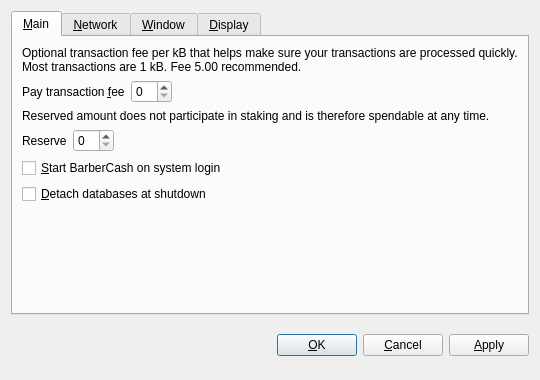
<?xml version="1.0" encoding="UTF-8"?>
<ui version="4.0">
 <class>OptionsDialog</class>
 <widget class="QDialog" name="OptionsDialog">
  <property name="geometry">
   <rect>
    <x>0</x>
    <y>0</y>
    <width>540</width>
    <height>380</height>
   </rect>
  </property>
  <property name="windowTitle">
   <string>Options</string>
  </property>
  <property name="modal">
   <bool>true</bool>
  </property>
  <layout class="QVBoxLayout" name="verticalLayout">
   <item>
    <widget class="QTabWidget" name="tabWidget">
     <property name="tabPosition">
      <enum>QTabWidget::North</enum>
     </property>
     <property name="currentIndex">
      <number>0</number>
     </property>
     <widget class="QWidget" name="tabMain">
      <attribute name="title">
       <string>&amp;Main</string>
      </attribute>
      <layout class="QVBoxLayout" name="verticalLayout_Main">
       <item>
        <widget class="QLabel" name="transactionFeeInfoLabel">
         <property name="text">
          <string>Optional transaction fee per kB that helps make sure your transactions are processed quickly. Most transactions are 1 kB. Fee 5.00 recommended.</string>
         </property>
         <property name="textFormat">
          <enum>Qt::PlainText</enum>
         </property>
         <property name="wordWrap">
          <bool>true</bool>
         </property>
        </widget>
       </item>
       <item>
        <layout class="QHBoxLayout" name="horizontalLayoutFee">
         <item>
          <widget class="QLabel" name="transactionFeeLabel">
           <property name="text">
            <string>Pay transaction &amp;fee</string>
           </property>
           <property name="textFormat">
            <enum>Qt::PlainText</enum>
           </property>
           <property name="buddy">
            <cstring>transactionFee</cstring>
           </property>
          </widget>
         </item>
         <item>
          <widget class="BitcoinAmountField" name="transactionFee"/>
         </item>
         <item>
          <spacer name="horizontalSpacerFee">
           <property name="orientation">
            <enum>Qt::Horizontal</enum>
           </property>
           <property name="sizeHint" stdset="0">
            <size>
             <width>40</width>
             <height>20</height>
            </size>
           </property>
          </spacer>
         </item>
        </layout>
       </item>
       <item>
        <widget class="QLabel" name="reserveBalanceInfoLabel">
         <property name="text">
          <string>Reserved amount does not participate in staking and is therefore spendable at any time.</string>
         </property>
         <property name="textFormat">
          <enum>Qt::PlainText</enum>
         </property>
         <property name="wordWrap">
          <bool>true</bool>
         </property>
        </widget>
       </item>
       <item>
        <layout class="QHBoxLayout" name="horizontalLayoutReserveBalance">
         <item>
          <widget class="QLabel" name="reserveBalanceLabel">
           <property name="text">
            <string>Reserve</string>
           </property>
           <property name="textFormat">
            <enum>Qt::PlainText</enum>
           </property>
           <property name="buddy">
            <cstring>reserveBalance</cstring>
           </property>
          </widget>
         </item>
         <item>
          <widget class="BitcoinAmountField" name="reserveBalance"/>
         </item>
         <item>
          <spacer name="horizontalSpacerReserveBalance">
           <property name="orientation">
            <enum>Qt::Horizontal</enum>
           </property>
           <property name="sizeHint" stdset="0">
            <size>
             <width>40</width>
             <height>20</height>
            </size>
           </property>
          </spacer>
         </item>
        </layout>
       </item>
       <item>
        <widget class="QCheckBox" name="bitcoinAtStartup">
         <property name="toolTip">
          <string>Automatically start BarberCash after logging in to the system.</string>
         </property>
         <property name="text">
          <string>&amp;Start BarberCash on system login</string>
         </property>
        </widget>
       </item>
       <item>
        <widget class="QCheckBox" name="detachDatabases">
         <property name="toolTip">
          <string>Detach block and address databases at shutdown. This means they can be moved to another data directory, but it slows down shutdown. The wallet is always detached.</string>
         </property>
         <property name="text">
          <string>&amp;Detach databases at shutdown</string>
         </property>
        </widget>
       </item>
       <item>
        <spacer name="verticalSpacer_Main">
         <property name="orientation">
          <enum>Qt::Vertical</enum>
         </property>
         <property name="sizeHint" stdset="0">
          <size>
           <width>20</width>
           <height>40</height>
          </size>
         </property>
        </spacer>
       </item>
      </layout>
     </widget>
     <widget class="QWidget" name="tabNetwork">
      <attribute name="title">
       <string>&amp;Network</string>
      </attribute>
      <layout class="QVBoxLayout" name="verticalLayout_Network">
       <item>
        <widget class="QCheckBox" name="mapPortUpnp">
         <property name="toolTip">
          <string>Automatically open the BarberCash client port on the router. This only works when your router supports UPnP and it is enabled.</string>
         </property>
         <property name="text">
          <string>Map port using &amp;UPnP</string>
         </property>
        </widget>
       </item>
       <item>
        <widget class="QCheckBox" name="connectSocks">
         <property name="toolTip">
          <string>Connect to the BarberCash network through a SOCKS proxy (e.g. when connecting through Tor).</string>
         </property>
         <property name="text">
          <string>&amp;Connect through SOCKS proxy:</string>
         </property>
        </widget>
       </item>
       <item>
        <layout class="QHBoxLayout" name="horizontalLayout_Network">
         <item>
          <widget class="QLabel" name="proxyIpLabel">
           <property name="text">
            <string>Proxy &amp;IP:</string>
           </property>
           <property name="textFormat">
            <enum>Qt::PlainText</enum>
           </property>
           <property name="buddy">
            <cstring>proxyIp</cstring>
           </property>
          </widget>
         </item>
         <item>
          <widget class="QValidatedLineEdit" name="proxyIp">
           <property name="maximumSize">
            <size>
             <width>140</width>
             <height>16777215</height>
            </size>
           </property>
           <property name="toolTip">
            <string>IP address of the proxy (e.g. 127.0.0.1)</string>
           </property>
          </widget>
         </item>
         <item>
          <widget class="QLabel" name="proxyPortLabel">
           <property name="text">
            <string>&amp;Port:</string>
           </property>
           <property name="textFormat">
            <enum>Qt::PlainText</enum>
           </property>
           <property name="buddy">
            <cstring>proxyPort</cstring>
           </property>
          </widget>
         </item>
         <item>
          <widget class="QLineEdit" name="proxyPort">
           <property name="maximumSize">
            <size>
             <width>55</width>
             <height>16777215</height>
            </size>
           </property>
           <property name="toolTip">
            <string>Port of the proxy (e.g. 9050)</string>
           </property>
          </widget>
         </item>
         <item>
          <widget class="QLabel" name="socksVersionLabel">
           <property name="text">
            <string>SOCKS &amp;Version:</string>
           </property>
           <property name="textFormat">
            <enum>Qt::PlainText</enum>
           </property>
           <property name="buddy">
            <cstring>socksVersion</cstring>
           </property>
          </widget>
         </item>
         <item>
          <widget class="QValueComboBox" name="socksVersion">
           <property name="toolTip">
            <string>SOCKS version of the proxy (e.g. 5)</string>
           </property>
          </widget>
         </item>
         <item>
          <spacer name="horizontalSpacer_Network">
           <property name="orientation">
            <enum>Qt::Horizontal</enum>
           </property>
           <property name="sizeHint" stdset="0">
            <size>
             <width>40</width>
             <height>20</height>
            </size>
           </property>
          </spacer>
         </item>
        </layout>
       </item>
       <item>
        <spacer name="verticalSpacer_Network">
         <property name="orientation">
          <enum>Qt::Vertical</enum>
         </property>
         <property name="sizeHint" stdset="0">
          <size>
           <width>20</width>
           <height>40</height>
          </size>
         </property>
        </spacer>
       </item>
      </layout>
     </widget>
     <widget class="QWidget" name="tabWindow">
      <attribute name="title">
       <string>&amp;Window</string>
      </attribute>
      <layout class="QVBoxLayout" name="verticalLayout_Window">
       <item>
        <widget class="QCheckBox" name="minimizeToTray">
         <property name="toolTip">
          <string>Show only a tray icon after minimizing the window.</string>
         </property>
         <property name="text">
          <string>&amp;Minimize to the tray instead of the taskbar</string>
         </property>
        </widget>
       </item>
       <item>
        <widget class="QCheckBox" name="minimizeOnClose">
         <property name="toolTip">
          <string>Minimize instead of exit the application when the window is closed. When this option is enabled, the application will be closed only after selecting Quit in the menu.</string>
         </property>
         <property name="text">
          <string>M&amp;inimize on close</string>
         </property>
        </widget>
       </item>
       <item>
        <spacer name="verticalSpacer_Window">
         <property name="orientation">
          <enum>Qt::Vertical</enum>
         </property>
         <property name="sizeHint" stdset="0">
          <size>
           <width>20</width>
           <height>40</height>
          </size>
         </property>
        </spacer>
       </item>
      </layout>
     </widget>
     <widget class="QWidget" name="tabDisplay">
      <attribute name="title">
       <string>&amp;Display</string>
      </attribute>
      <layout class="QVBoxLayout" name="verticalLayout_Display">
       <item>
        <layout class="QHBoxLayout" name="horizontalLayout_1_Display">
         <item>
          <widget class="QLabel" name="langLabel">
           <property name="text">
            <string>User Interface &amp;language:</string>
           </property>
           <property name="textFormat">
            <enum>Qt::PlainText</enum>
           </property>
           <property name="buddy">
            <cstring>lang</cstring>
           </property>
          </widget>
         </item>
         <item>
          <widget class="QValueComboBox" name="lang">
           <property name="toolTip">
            <string>The user interface language can be set here. This setting will take effect after restarting BarberCash.</string>
           </property>
          </widget>
         </item>
        </layout>
       </item>
       <item>
        <layout class="QHBoxLayout" name="horizontalLayout_2_Display">
         <item>
          <widget class="QLabel" name="unitLabel">
           <property name="text">
            <string>&amp;Unit to show amounts in:</string>
           </property>
           <property name="textFormat">
            <enum>Qt::PlainText</enum>
           </property>
           <property name="buddy">
            <cstring>unit</cstring>
           </property>
          </widget>
         </item>
         <item>
          <widget class="QValueComboBox" name="unit">
           <property name="toolTip">
            <string>Choose the default subdivision unit to show in the interface and when sending coins.</string>
           </property>
          </widget>
         </item>
        </layout>
       </item>
       <item>
        <widget class="QCheckBox" name="displayAddresses">
         <property name="toolTip">
          <string>Whether to show BarberCash addresses in the transaction list or not.</string>
         </property>
         <property name="text">
          <string>&amp;Display addresses in transaction list</string>
         </property>
        </widget>
       </item>
       <item>
        <widget class="QCheckBox" name="coinControlFeatures">
         <property name="toolTip">
          <string>Whether to show coin control features or not.</string>
         </property>
         <property name="text">
          <string>Display coin &amp;control features (experts only!)</string>
         </property>
        </widget>
       </item>
       <item>
        <spacer name="verticalSpacer_Display">
         <property name="orientation">
          <enum>Qt::Vertical</enum>
         </property>
         <property name="sizeHint" stdset="0">
          <size>
           <width>20</width>
           <height>40</height>
          </size>
         </property>
        </spacer>
       </item>
      </layout>
     </widget>
    </widget>
   </item>
   <item>
    <layout class="QHBoxLayout" name="horizontalLayout_Buttons">
     <item>
      <spacer name="horizontalSpacer_1">
       <property name="orientation">
        <enum>Qt::Horizontal</enum>
       </property>
       <property name="sizeHint" stdset="0">
        <size>
         <width>40</width>
         <height>48</height>
        </size>
       </property>
      </spacer>
     </item>
     <item>
      <widget class="QLabel" name="statusLabel">
       <property name="font">
        <font>
         <weight>75</weight>
         <bold>true</bold>
        </font>
       </property>
       <property name="text">
        <string/>
       </property>
       <property name="textFormat">
        <enum>Qt::PlainText</enum>
       </property>
       <property name="wordWrap">
        <bool>true</bool>
       </property>
      </widget>
     </item>
     <item>
      <spacer name="horizontalSpacer_2">
       <property name="orientation">
        <enum>Qt::Horizontal</enum>
       </property>
       <property name="sizeHint" stdset="0">
        <size>
         <width>40</width>
         <height>48</height>
        </size>
       </property>
      </spacer>
     </item>
     <item>
      <widget class="QPushButton" name="okButton">
       <property name="text">
        <string>&amp;OK</string>
       </property>
      </widget>
     </item>
     <item>
      <widget class="QPushButton" name="cancelButton">
       <property name="text">
        <string>&amp;Cancel</string>
       </property>
       <property name="autoDefault">
        <bool>false</bool>
       </property>
      </widget>
     </item>
     <item>
      <widget class="QPushButton" name="applyButton">
       <property name="text">
        <string>&amp;Apply</string>
       </property>
       <property name="autoDefault">
        <bool>false</bool>
       </property>
      </widget>
     </item>
    </layout>
   </item>
  </layout>
 </widget>
 <customwidgets>
  <customwidget>
   <class>BitcoinAmountField</class>
   <extends>QSpinBox</extends>
   <header>bitcoinamountfield.h</header>
  </customwidget>
  <customwidget>
   <class>QValueComboBox</class>
   <extends>QComboBox</extends>
   <header>qvaluecombobox.h</header>
  </customwidget>
  <customwidget>
   <class>QValidatedLineEdit</class>
   <extends>QLineEdit</extends>
   <header>qvalidatedlineedit.h</header>
  </customwidget>
 </customwidgets>
 <resources/>
 <connections/>
</ui>
